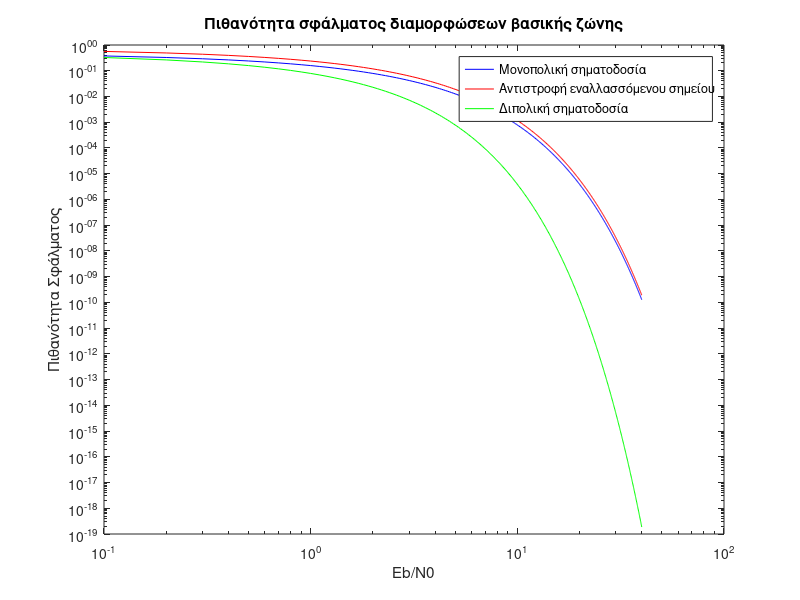

This figure's MATLAB source:
% Τιμές για τον λόγο Eb/N0
Eb_N0 = 0:0.1:40;

% Υπολογισμός ιθανότητας σφάλματος διαμορφώσεων βασικής ζώνης
uni = qfunc(sqrt(Eb_N0));
ami = 1.5*qfunc(sqrt(Eb_N0));
bi = qfunc(sqrt(2*Eb_N0));

% Δημιουργία γραφικών παράστασέων 
figure;
loglog(Eb_N0, uni, 'b'); 
hold on;
loglog(Eb_N0, ami, 'r');
hold on;
loglog(Eb_N0, bi, 'g');

xlabel('Eb/N0');
ylabel('Πιθανότητα Σφάλματος');
title('Πιθανότητα σφάλματος διαμορφώσεων βασικής ζώνης');
legend('Μονοπολική σηματοδοσία', 'Αντιστροφή εναλλασσόμενου σημείου', 'Διπολική σηματοδοσία');

%! Η επίδοση ποιου συστήματος είναι η καλύτερη και γιατί?
% Η επίδοση του συστήματος με διπολική σηματοδοσία (bipolar) είναι η καλύτερη αφού απο 
% την γραφική παράσταση έχει την μικρότερη πιθανότητα σφάλματος.
%& Unipolar
% Δεν παρέχει ανίχνευση σφαλμάτων και δεν είναι ανθεκτικό στο θόρυβο
%& Bipolar
% Δεν επιτρέπει διόρθωση σφαλμάτων
%& AMI
% Eπιτρέπει διόρθωση σφαλμάτων
